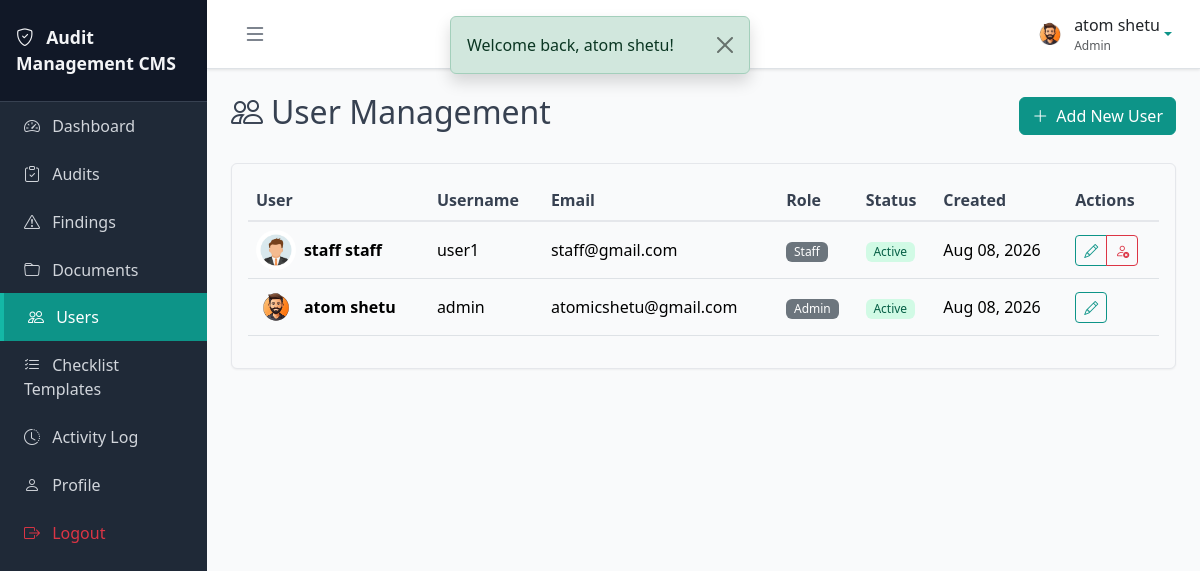
The app's page /modules/users/list.php (signed in) with its own data.
### tables this page shows
CREATE TABLE `users` (
  `id` int(11) NOT NULL,
  `full_name` varchar(100) NOT NULL,
  `username` varchar(50) NOT NULL,
  `email` varchar(100) NOT NULL,
  `password` varchar(255) NOT NULL,
  `role_id` int(11) NOT NULL,
  `avatar` varchar(255) DEFAULT NULL,
  `status` enum('active','inactive') DEFAULT 'active',
  `created_at` timestamp NOT NULL DEFAULT current_timestamp(),
  `updated_at` timestamp NOT NULL DEFAULT current_timestamp() ON UPDATE current_timestamp()
);

CREATE TABLE `roles` (
  `id` int(11) NOT NULL,
  `role_name` varchar(50) NOT NULL,
  `created_at` timestamp NOT NULL DEFAULT current_timestamp()
);

### includes/functions.php (called while the page is built, shortened)
<?php
function getFlashMessage() {
    if (isset($_SESSION['flash_message'])) {
        $message = $_SESSION['flash_message'];
        $type = $_SESSION['flash_type'] ?? 'success';
        return ['message' => $message, 'type' => $type];
    }
    return null;
}
function isLoggedIn() {
    return isset($_SESSION['user_id']);
}
function getCurrentUser() {
    if (isLoggedIn()) {
        return [
            'id' => $_SESSION['user_id'],
            'name' => $_SESSION['user_name'] ?? '',
            'username' => $_SESSION['username'] ?? '',
            'role' => $_SESSION['user_role'] ?? '',
            'avatar' => $_SESSION['user_avatar'] ?? ''
        ];
    }
    return null;
}
function hasRole($role) {
    return isset($_SESSION['user_role']) && $_SESSION['user_role'] === $role;
}
function getAvatarUrl($avatar = null) {
    if (!empty($avatar)) {
        $avatarPath = AVATAR_PATH . '/' . $avatar;
        if (file_exists($avatarPath)) {
            return BASE_URL . '/uploads/avatars/' . $avatar;
        }
    }
    return BASE_URL . '/assets/img/default-avatar.png';
}
function formatDate($date, $format = 'M d, Y') {
    return date($format, strtotime($date));
}

### modules/users/list.php (the view, shortened to what this page needs)
<?php
require_once __DIR__ . '/../../includes/header.php';
try {
    $stmt = $pdo->prepare("SELECT u.*, r.role_name FROM users u JOIN roles r ON u.role_id = r.id ORDER BY u.created_at DESC");
    $stmt->execute();
    $users = $stmt->fetchAll();
} catch (PDOException $e) {
    setFlashMessage('Error fetching users: ' . $e->getMessage(), 'danger');
    $users = [];
    $roles = [];
}
?>
<div class="d-flex justify-content-between align-items-center mb-4">
    <h2><i class="bi bi-people me-2"></i>User Management</h2>
    <a href="<?php echo BASE_URL; ?>/modules/users/create.php" class="btn btn-primary">
        <i class="bi bi-plus-lg me-2"></i>Add New User
    </a>
</div>
<div class="card">
    <div class="card-body">
        <?php if (empty($users)): ?>
        <div class="text-center py-5">
            <i class="bi bi-people fs-1 text-muted"></i>
            <p class="text-muted mt-3">No users found. Create your first user!</p>
            <a href="<?php echo BASE_URL; ?>/modules/users/create.php" class="btn btn-primary">
                <i class="bi bi-plus-lg me-2"></i>Add User
            </a>
        </div>
        <?php else: ?>
        <div class="table-responsive">
            <table class="table table-hover align-middle">
                <thead>
                    <tr>
                        <th>User</th>
                        <th>Username</th>
                        <th>Email</th>
                        <th>Role</th>
                        <th>Status</th>
                        <th>Created</th>
                        <th>Actions</th>
                    </tr>
                </thead>
                <tbody>
                    <?php foreach ($users as $user): ?>
                    <tr>
                        <td>
                            <div class="d-flex align-items-center">
                                <img src="<?php echo getAvatarUrl($user['avatar'] ?? ''); ?>" alt="Avatar" class="rounded-circle me-2" width="40" height="40">
                                <div>
                                    <div class="fw-bold"><?php echo htmlspecialchars($user['full_name'] ?? ''); ?></div>
                                </div>
                            </div>
                        </td>
                        <td><?php echo htmlspecialchars($user['username'] ?? ''); ?></td>
                        <td><?php echo htmlspecialchars($user['email'] ?? ''); ?></td>
                        <td><span class="badge bg-secondary"><?php echo htmlspecialchars($user['role_name'] ?? ''); ?></span></td>
                        <td>
                            <?php if ($user['status'] === 'active'): ?>
                                <span class="badge badge-active">Active</span>
                            <?php else: ?>
                                <span class="badge badge-inactive">Inactive</span>
                            <?php endif; ?>
                        </td>
                        <td><?php echo formatDate($user['created_at']); ?></td>
                        <td>
                            <div class="btn-group btn-group-sm">
                                <a href="<?php echo BASE_URL; ?>/modules/users/edit.php?id=<?php echo $user['id']; ?>" class="btn btn-outline-primary btn-action" title="Edit">
                                    <i class="bi bi-pencil"></i>
                                </a>
                                <?php if ($user['id'] != $_SESSION['user_id']): ?>
                                <a href="<?php echo BASE_URL; ?>/modules/users/delete.php?id=<?php echo $user['id']; ?>" class="btn btn-outline-danger btn-action btn-delete" title="<?php echo $user['status'] === 'active' ? 'Deactivate' : 'Activate'; ?>">
                                    <i class="bi bi-<?php echo $user['status'] === 'active' ? 'person-x' : 'person-check'; ?>"></i>
                                </a>
                                <?php endif; ?>
                            </div>
                        </td>
                    </tr>
                    <?php endforeach; ?>
                </tbody>
            </table>
        </div>
        <?php endif; ?>
    </div>
</div>
<?php require_once __DIR__ . '/../../includes/footer.php'; ?>

### includes/header.php (shortened to what this page needs)
<?php
$currentUser = getCurrentUser();
$flash = getFlashMessage();
?>
<!DOCTYPE html>
<html lang="en">
<head>
    <link href="https://cdn.jsdelivr.net/npm/bootstrap@5.3.2/dist/css/bootstrap.min.css" rel="stylesheet">
    <link href="https://cdn.jsdelivr.net/npm/bootstrap-icons@1.11.1/font/bootstrap-icons.css" rel="stylesheet">
    <link rel="stylesheet" href="<?php echo BASE_URL; ?>/assets/css/style.css">
</head>
<body>
    <?php if ($flash): ?>
    <div class="alert alert-<?php echo $flash['type']; ?> alert-dismissible fade show position-fixed top-0 start-50 translate-middle-x mt-3 shadow" style="z-index: 1060; min-width: 300px;" role="alert">
        <?php echo htmlspecialchars($flash['message'] ?? ''); ?>
        <button type="button" class="btn-close" data-bs-dismiss="alert" aria-label="Close"></button>
    </div>
    <?php endif; ?>
    <div class="d-flex" id="wrapper">
        <?php include __DIR__ . '/sidebar.php'; ?>
        <div id="page-content-wrapper">
            <nav class="navbar navbar-expand-lg navbar-light bg-white border-bottom px-3">
                <div class="container-fluid">
                    <button class="btn btn-link" id="sidebarToggle">
                        <i class="bi bi-list fs-4"></i>
                    </button>
                    <div class="ms-auto d-flex align-items-center">
                        <div class="dropdown">
                            <a class="d-flex align-items-center text-decoration-none dropdown-toggle" href="#" role="button" data-bs-toggle="dropdown">
                                <img src="<?php echo getAvatarUrl($currentUser['avatar'] ?? ''); ?>" alt="Avatar" class="rounded-circle me-2" width="32" height="32">
                                <span class="d-none d-md-inline text-dark">
                                    <?php echo htmlspecialchars($currentUser['name'] ?? ''); ?>
                                    <small class="text-muted d-block" style="font-size: 0.75rem;"><?php echo htmlspecialchars($currentUser['role'] ?? ''); ?></small>
                                </span>
                            </a>
                        </div>
                    </div>
                </div>
            </nav>
            <div class="container-fluid p-4">

### includes/sidebar.php (shortened to what this page needs)
<div id="sidebar-wrapper">
    <div class="sidebar-heading">
        <i class="bi bi-shield-check me-2"></i>
        <span class="sidebar-text"><?php echo APP_NAME; ?></span>
    </div>
    <div class="list-group list-group-flush">
        <a href="<?php echo BASE_URL; ?>/dashboard.php" class="list-group-item list-group-item-action <?php echo basename($_SERVER['PHP_SELF']) == 'dashboard.php' ? 'active' : ''; ?>">
            <i class="bi bi-speedometer2 me-2"></i>
            <span class="sidebar-text">Dashboard</span>
        </a>
        <a href="<?php echo BASE_URL; ?>/modules/audits/list.php" class="list-group-item list-group-item-action <?php echo strpos($_SERVER['PHP_SELF'], 'audits') !== false ? 'active' : ''; ?>">
            <i class="bi bi-clipboard-check me-2"></i>
            <span class="sidebar-text">Audits</span>
        </a>
        <a href="<?php echo BASE_URL; ?>/modules/findings/list.php" class="list-group-item list-group-item-action <?php echo strpos($_SERVER['PHP_SELF'], 'findings') !== false ? 'active' : ''; ?>">
            <i class="bi bi-exclamation-triangle me-2"></i>
            <span class="sidebar-text">Findings</span>
        </a>
        <a href="<?php echo BASE_URL; ?>/modules/documents/list.php" class="list-group-item list-group-item-action <?php echo strpos($_SERVER['PHP_SELF'], 'documents') !== false ? 'active' : ''; ?>">
            <i class="bi bi-folder me-2"></i>
            <span class="sidebar-text">Documents</span>
        </a>
        <?php if (hasRole('Admin')): ?>
        <a href="<?php echo BASE_URL; ?>/modules/users/list.php" class="list-group-item list-group-item-action <?php echo strpos($_SERVER['PHP_SELF'], 'users/list.php') !== false ? 'active' : ''; ?>">
            <i class="bi bi-people me-2"></i>
            <span class="sidebar-text">Users</span>
        </a>
        <a href="<?php echo BASE_URL; ?>/modules/checklist/manage.php" class="list-group-item list-group-item-action <?php echo strpos($_SERVER['PHP_SELF'], 'checklist/manage.php') !== false ? 'active' : ''; ?>">
            <i class="bi bi-list-check me-2"></i>
            <span class="sidebar-text">Checklist Templates</span>
        </a>
        <a href="<?php echo BASE_URL; ?>/modules/logs/activity.php" class="list-group-item list-group-item-action <?php echo strpos($_SERVER['PHP_SELF'], 'logs/activity.php') !== false ? 'active' : ''; ?>">
            <i class="bi bi-clock-history me-2"></i>
            <span class="sidebar-text">Activity Log</span>
        </a>
        <?php endif; ?>
        <a href="<?php echo BASE_URL; ?>/modules/users/profile.php" class="list-group-item list-group-item-action <?php echo strpos($_SERVER['PHP_SELF'], 'users/profile.php') !== false ? 'active' : ''; ?>">
            <i class="bi bi-person me-2"></i>
            <span class="sidebar-text">Profile</span>
        </a>
        <a href="<?php echo BASE_URL; ?>/modules/auth/logout.php" class="list-group-item list-group-item-action text-danger">
            <i class="bi bi-box-arrow-right me-2"></i>
            <span class="sidebar-text">Logout</span>
        </a>
    </div>
</div>

### includes/footer.php (shortened to what this page needs)
            </div>
        </div>
    </div>
</body>
</html>

### assets/css/style.css (style rules this page uses)
:root { --bs-primary: #0d9488; --bs-primary-rgb: 13, 148, 136; --bs-primary-hover: #0f766e; --bs-primary-active: #0d5f56; --bs-link-color: #0d9488; --bs-link-hover-color: #0f766e; --bs-body-color: #374151; --bs-body-bg: #f9fafb; }
#wrapper { display: flex; width: 100%; align-items: stretch; }
#sidebar-wrapper { min-height: 100vh; width: 250px; background-color: #1f2937; color: #f3f4f6; transition: all 0.3s ease; }
#sidebar-wrapper .sidebar-heading { padding: 1.5rem 1rem; font-size: 1.1rem; font-weight: 600; border-bottom: 1px solid #374151; background-color: #111827; }
#sidebar-wrapper .list-group-item { background-color: transparent; color: #d1d5db; border: none; padding: 0.75rem 1.5rem; transition: all 0.2s ease; }
#sidebar-wrapper .list-group-item.active { background-color: var(--bs-primary); color: white; border-left: 4px solid #14b8a6; }
#sidebar-wrapper .list-group-item.text-danger { color: #f87171; }
#page-content-wrapper { width: 100%; background-color: #f9fafb; min-height: 100vh; }
.navbar { box-shadow: 0 1px 3px rgba(0, 0, 0, 0.1); }
#sidebarToggle { border: none; color: #4b5563; padding: 0.5rem; }
.rounded-circle { object-fit: cover; }
.card { border: 1px solid #e5e7eb; box-shadow: 0 1px 2px rgba(0, 0, 0, 0.05); }
.table { background-color: white; }
.table thead th { background-color: #f9fafb; border-bottom: 2px solid #e5e7eb; font-weight: 600; color: #374151; }
.btn-primary { background-color: var(--bs-primary); border-color: var(--bs-primary); }
.badge { font-weight: 500; }
.badge-active { background-color: #d1fae5; color: #065f46; }
.btn-action { padding: 0.25rem 0.5rem; font-size: 0.875rem; }
a { color: var(--bs-link-color); text-decoration: none; }
.btn-outline-primary { color: var(--bs-primary); border-color: var(--bs-primary); }
.btn-link { color: var(--bs-primary); }
.list-group-item-action { color: #374151; }

### records on screen
users: avatar (picture), full_name "staff staff", username "user1", email "staff@gmail.com", role.role_name "Staff", status "Active", created_at "Aug 08, 2026"
users: avatar (picture), full_name "atom shetu", username "admin", email "atomicshetu@gmail.com", role.role_name "Admin", status "Active", created_at "Aug 08, 2026"

### other values on screen
$flash['message'] "Welcome back, atom shetu!"
APP_NAME "Audit Management CMS"
$currentUser['name'] "atom shetu"
$currentUser['role'] "Admin"
